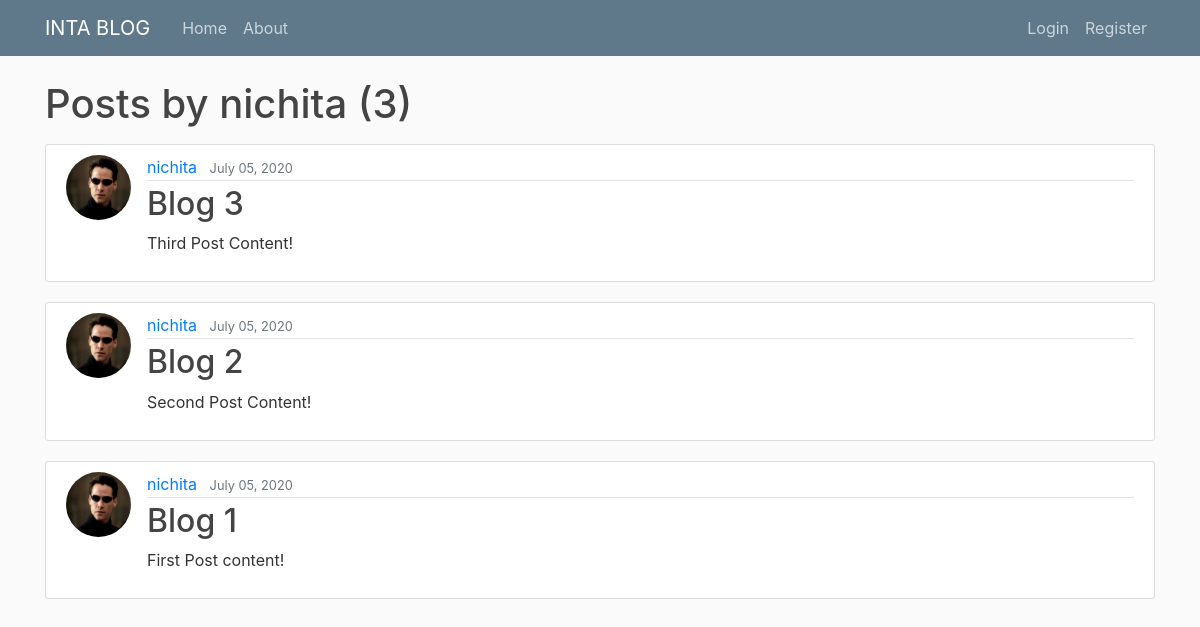
/user/nichita, run on an earlier commit of the app's database.
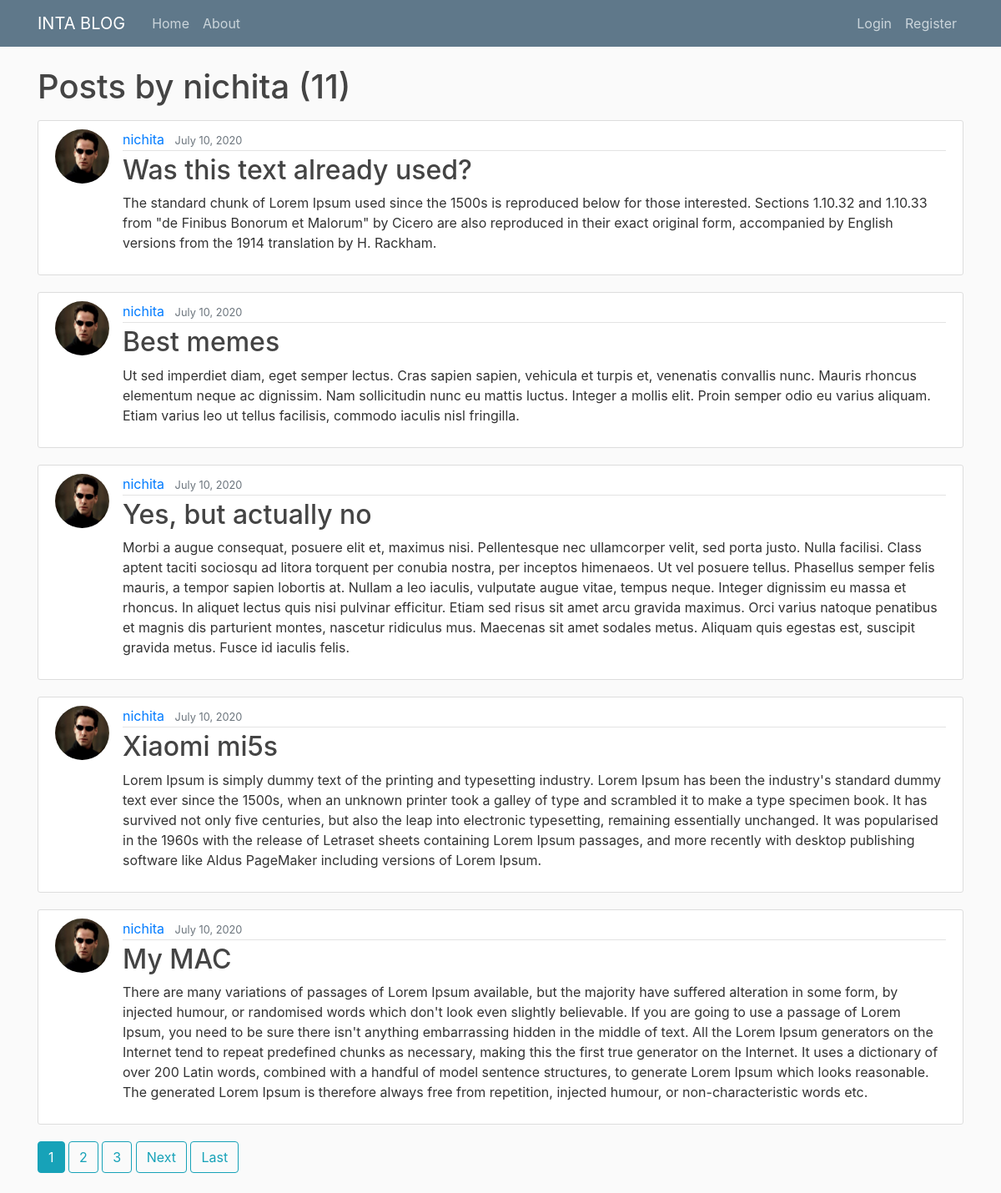
And on a later commit of the database.
### blog/models.py (models this page shows, shortened)
class Post(models.Model):
    title = models.CharField(max_length=100)
    content = models.TextField()
    date_posted = models.DateTimeField(default=timezone.now)
    author = models.ForeignKey(User, on_delete=models.CASCADE)

### users/models.py (models this page shows, shortened)
class Profile(models.Model):
    user = models.OneToOneField(User, on_delete=models.CASCADE)
    image = models.ImageField(default='default.jpg', upload_to='profile_pics')

### blog/views.py (the view)
# urls.py: path('user/<str:username>', UserPostListView.as_view(), name='user-posts'),
class UserPostListView(ListView):
    model = Post
    template_name = 'blog/user_posts.html' #<app>/<model>_<viewtype>.html
    context_object_name = 'posts'
    paginate_by = 5
    def get_queryset(self):
        user = get_object_or_404(User, username=self.kwargs.get('username'))
        return Post.objects.filter(author=user).order_by('-date_posted')

### blog/templates/blog/user_posts.html (shortened to what this page needs)
{% extends "blog/base.html" %}
{% block content %}
    <h1 class="mb-3">Posts by {{ view.kwargs.username }} ({{ page_obj.paginator.count }})</h1>
        {% for post in posts %}
        <article class="media content-section">
            <img class="rounded-circle article-img" src="{{ post.author.profile.image.url }}">
            <div class="media-body">
              <div class="article-metadata">
                <a class="mr-2" href="{% url 'user-posts' post.author.username %}">{{ post.author }}</a>
                <small class="text-muted">{{ post.date_posted|date:"F d, Y" }}</small>
              </div>
              <h2><a class="article-title" href="{% url 'post-detail' post.id %}">{{ post.title }}</a></h2>
              <p class="article-content">{{ post.content }}</p>
            </div>
          </article>
        {% endfor %}
        {% if is_paginated %}
          {% for num in page_obj.paginator.page_range %}
            {% if page_obj.number == num %}
              <a class="btn btn-info mb-4" href="?page={{ num }}">{{ num }}</a>
            {% elif num > page_obj.number|add:'-3' and num < page_obj.number|add:'3'%}
            <a class="btn btn-outline-info mb-4" href="?page={{ num }}">{{ num }}</a>
            {% endif %}
          {% endfor %}
          {% if page_obj.has_next %}
            <a class="btn btn-outline-info mb-4" href="?page={{ page.obj.next_page_number }}">Next</a>
            <a class="btn btn-outline-info mb-4" href="?page={{ page_obj.paginator.num_pages }}">Last</a>
          {% endif %}
        {% endif %}
{% endblock content %}

What changed in the data, as far as the page shows it:
no longer on this page (row unchanged): Post: author.profile.image (picture), author "nichita", date_posted "July 05, 2020", title "Blog 3", content "Third Post Content!"
no longer on this page (row unchanged): Post: author.profile.image (picture), author "nichita", date_posted "July 05, 2020", title "Blog 2", content "Second Post Content!"
no longer on this page (row unchanged): Post: author.profile.image (picture), author "nichita", date_posted "July 05, 2020", title "Blog 1", content "First Post content!"
added Post: author.profile.image (picture), author "nichita", date_posted "July 10, 2020", title "Was this text already used?", content "The standard chunk of Lorem Ipsum used since the 1500s is reproduced below for those interested. Sections 1.10.32 and 1.10.33 from \"de Finibus Bonorum et Malorum\" by Cicero are also reproduced in their exact original form, accompanied by English versions from the 1914 translation by H. Rackham."
added Post: author.profile.image (picture), author "nichita", date_posted "July 10, 2020", title "Best memes", content "Ut sed imperdiet diam, eget semper lectus. Cras sapien sapien, vehicula et turpis et, venenatis convallis nunc. Mauris rhoncus elementum neque ac dignissim. Nam sollicitudin nunc eu mattis luctus. Integer a mollis elit. Proin semper odio eu varius aliquam. Etiam varius leo ut tellus facilisis, commodo iaculis nisl fringilla."
added Post: author.profile.image (picture), author "nichita", date_posted "July 10, 2020", title "Yes, but actually no", content "Morbi a augue consequat, posuere elit et, maximus nisi. Pellentesque nec ullamcorper velit, sed porta justo. Nulla facilisi. Class aptent taciti sociosqu ad litora torquent per conubia nostra, per inceptos himenaeos. Ut vel posuere tellus. Phasellus semper felis mauris, a tempor sapien lobortis at. Nullam a leo iaculis, vulputate augue vitae, tempus neque. Integer dignissim eu massa et rhoncus. In aliquet lectus quis nisi pulvinar efficitur. Etiam sed risus sit amet arcu gravida maximus. Orci varius natoque penatibus et magnis dis parturient montes, nascetur ridiculus mus. Maecenas sit amet sodales metus. Aliquam quis egestas est, suscipit gravida metus. Fusce id iaculis felis."
added Post: author.profile.image (picture), author "nichita", date_posted "July 10, 2020", title "Xiaomi mi5s", content "Lorem Ipsum is simply dummy text of the printing and typesetting industry. Lorem Ipsum has been the industry's standard dummy text ever since the 1500s, when an unknown printer took a galley of type and scrambled it to make a type specimen book. It has survived not only five centuries, but also the leap into electronic typesetting, remaining essentially unchanged. It was popularised in the 1960s with the release of Letraset sheets containing Lorem Ipsum passages, and more recently with desktop publishing software like Aldus PageMaker including versions of Lorem Ipsum."
added Post: author.profile.image (picture), author "nichita", date_posted "July 10, 2020", title "My MAC", content "There are many variations of passages of Lorem Ipsum available, but the majority have suffered alteration in some form, by injected humour, or randomised words which don't look even slightly believable. If you are going to use a passage of Lorem Ipsum, you need to be sure there isn't anything embarrassing hidden in the middle of text. All the Lorem Ipsum generators on the Internet tend to repeat predefined chunks as necessary, making this the first true generator on the Internet. It uses a dictionary of over 200 Latin words, combined with a handful of model sentence structures, to generate Lorem Ipsum which looks reasonable. The generated Lorem Ipsum is therefore always free from…"
Also different on the page:
{{ page_obj.paginator.count }}: "3" → "11"
new list line: "1"
new list line: "2"
new list line: "3"
text now shown: "Next Last"
